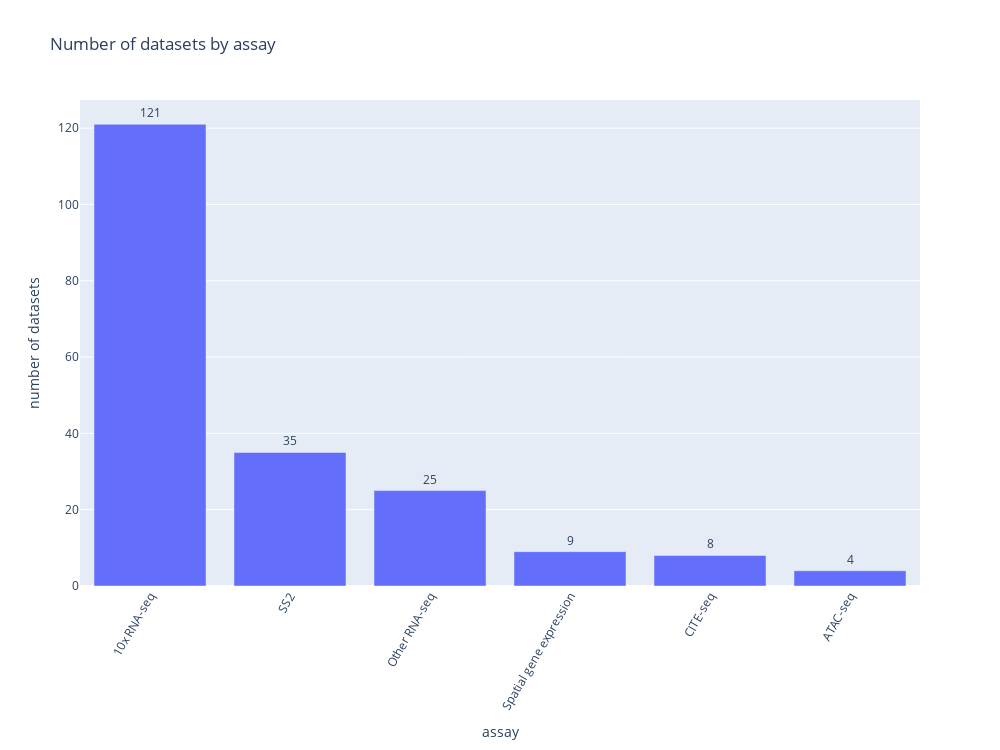

The notebook cell saved with this chart:
### Code cell
barplot(df_assay, 'assay', 'count', False)

### Figure 1 — Plotly figure (JSON) as saved in the notebook; plotly's stock layout.template omitted (floating-point values rounded to 4 significant figures)
{"data": [{"text": ["121", "35", "25", "9", "8", "4"], "textposition": "outside", "type": "bar", "x": ["10x RNA-seq", "SS2", "Other RNA-seq", "Spatial gene expression", "CITE-seq", "ATAC-seq"], "y": [121, 35, 25, 9, 8, 4]}], "layout": {"autosize": false, "height": 750, "title": {"text": "Number of datasets by assay"}, "width": 1000, "xaxis": {"tickangle": -60, "title": {"text": "assay"}}, "yaxis": {"title": {"text": "number of datasets"}}}}
